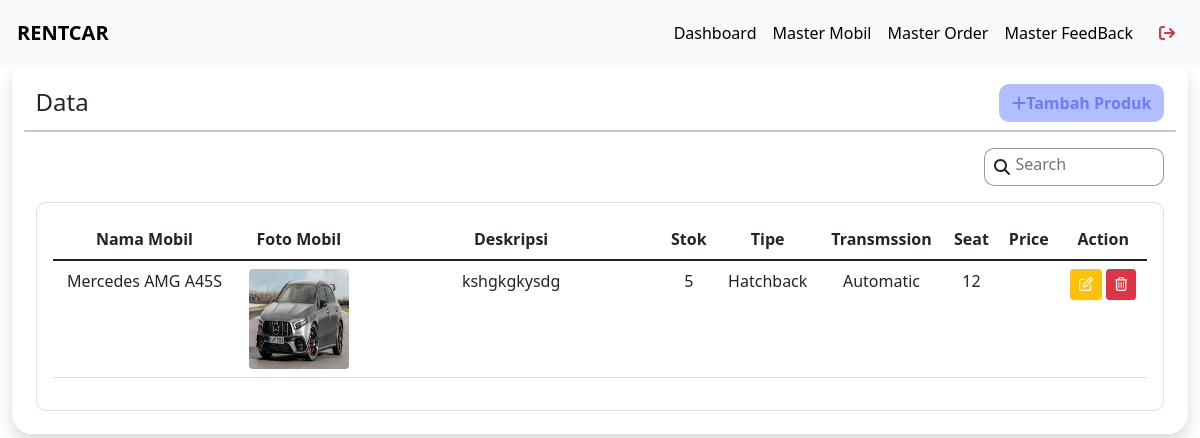
/mobil/master-mobil/ (signed in), run on an earlier commit of the app's database.
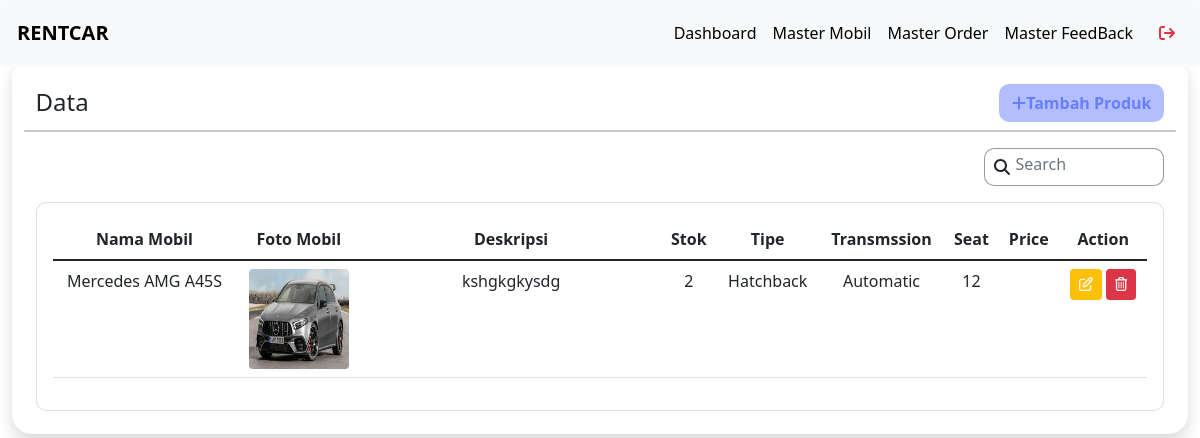
And on a later commit of the database.
### mobil/models.py (models this page shows, shortened)
class Mobils(models.Model):
    TRANSMISSION = [
        ('Manual', 'Manual'),
        ('Automatic', 'Automatic'),
    ]
    TYPE_CAR = [
        ('Convertible','Convertible'),
        ('Coupe','Coupe'),
        ('Sedan','Sedan'),
        ('Hatchback','Hatchback'),
        ('SUV','SUV'),
        ('MPV','MPV'),
    ]
    name = models.CharField(max_length=100)
    stock = models.PositiveIntegerField()
    image1 = models.ImageField(upload_to="images/")
    image2 = models.ImageField(upload_to="images/")
    image3 = models.ImageField(upload_to="images/")
    pricePerDay = models.IntegerField()
    transmission = models.CharField(max_length=10, choices=TRANSMISSION)
    typeCar = models.CharField(max_length=20, choices=TYPE_CAR)
    description = models.CharField(max_length=150)
    seat = models.CharField(max_length=10)
    created_at = models.DateTimeField(auto_now_add=True)
    updated_at = models.DateTimeField(auto_now=True)

### mobil/views.py (the view)
# urls.py: path('master-mobil/', views.masterMobil, name="masterMobil"),
@login_required
def masterMobil(request):
    current_user = request.user
    if not current_user.is_superuser:
        return redirect("user:loginAdmin")
    search_query = request.GET.get('search', '')
    mobils = Mobils.objects.all().order_by('-updated_at')
    if search_query:
        mobils = mobils.filter(name__icontains=search_query)
    for mobil in mobils:
        mobil.pricePerDay = currency(mobil.pricePerDay)
    context = {
        'mobils': mobils,
        'search_query': search_query,
    }
    return render(request, 'admin/manageCar.html', context)

### utils/currency.py (called while the page is built)
def currency(amount):
    try:
        amount = Decimal(amount)
        return format_currency(amount, 'IDR', locale='id_ID')
    except (InvalidOperation, TypeError, ValueError):
        return "Invalid amount"

### templates/admin/manageCar.html (shortened to what the changed rows need)
{% extends '../base.html' %}
{% load static %}
{% block headers %}
<link href="{% static 'css/admin/manageCar.css' %}" rel="stylesheet" type="text/css">
<link rel="stylesheet" href="https://cdnjs.cloudflare.com/ajax/libs/font-awesome/6.0.0-beta3/css/all.min.css">
{% endblock headers %}
{% block contents %}
<div class="wrapper" style="margin-top:5%">
    <div class="tabel shadow">
        <div class="row">
            <div class="col-12 col-xl-12 mb-4 mb-lg-0">
                <div class="card">
                    <div class="card-body">
                        <div class="table-responsive">
                            <table class="table">
                                <thead>
                                    <tr>
                                        <th class=" text-center">Nama Mobil</th>
                                        <th class=" text-center">Foto Mobil</th>
                                        <th class=" text-center">Deskripsi</th>
                                        <th class=" text-center">Stok</th>
                                        <th class=" text-center">Tipe</th>
                                        <th class=" text-center">Transmssion</th>
                                        <th class=" text-center">Seat</th>
                                        <th class=" text-center">Price</th>
                                        <th class=" text-center">Action</th>
                                    </tr>
                                </thead>
                                <tbody>
                                    {% if mobils %}
                                    {% for mobil in mobils %}
                                    <tr>
                                        <td class="text-center">{{mobil.name}}</td>
                                        <td class="text-center"><img class="rounded" src="{{ mobil.image1.url }}" alt="Product Image" style="width: 100px; height: 100px"></td>
                                        <td class="text-center" style="width:300px">{{mobil.description}}</td>
                                        <td class="text-center">{{mobil.stock}}</td>
                                        <td class="text-center">{{mobil.typeCar}}</td>
                                        <td class="text-center">{{mobil.transmission}}</td>
                                        <td class="text-center">{{mobil.seat}}</td>
                                        <td class="text-center">{{mobil.pricePerDay}}</td>
                                        <td class="text-center">
                                            <a type="button" class="btn btn-warning btn-sm shadow-none" data-bs-toggle="modal" data-bs-target="#updateMobilModal{{ mobil.id }}"><i class="fa-regular fa-pen-to-square text-white"></i></a>
                                            <a type="button" class="btn btn-danger btn-sm ml-2 shadow-none" data-bs-toggle="modal" data-bs-target="#deleteMobilModal{{ mobil.id }}"><i class="fa-regular fa-trash-can"></i></a>
                                        </td>
                                    </tr>
                                    {% endfor %}
                                    {% else %}
                                    <tr>
                                        <td class="text-center" colspan="9">tidak ditemukan</td>
                                    </tr>
                                    {% endif %}
                                </tbody>
                            </table>
                        </div>
                    </div>
                </div>
            </div>
        </div>
    </div>
</div>
{% endblock contents %}

What changed in the data, as far as the page shows it:
changed Mobils "Mercedes AMG A45S": stock "5" → "2"
